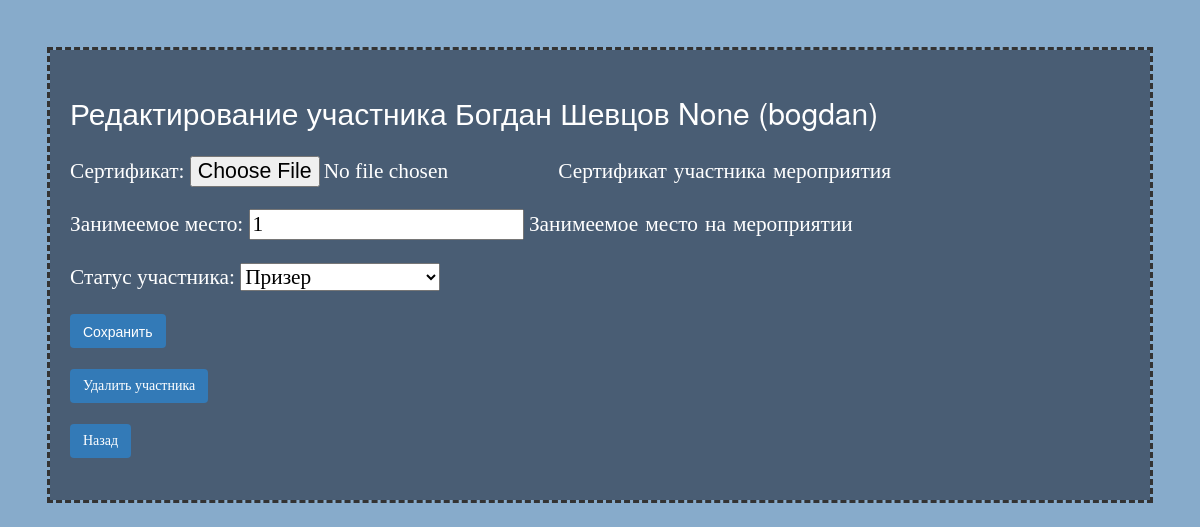
The app's page /updateuserevent/20/ (signed in) with its own data.
### event/models.py (models this page shows, shortened)
class Users(models.Model):
    MAN = 'M'
    WOMAN = 'W'
    AMERICAN = 'N'
    SEX = [
        (MAN, 'Мужской'),
        (WOMAN, 'Женский'),
        (AMERICAN, 'Средний'),
    ]
    user = models.OneToOneField(User, on_delete=models.CASCADE, verbose_name='Пользователь', help_text='Логин пользователя')
    second_name = models.CharField(null=True, blank=True, max_length=50, verbose_name='Отчество', help_text='Отчество пользователя')
    age = models.IntegerField(null=True, verbose_name='Возраст', help_text='Полных лет пользователя')
    city = models.CharField(max_length=50, verbose_name='Город', help_text='Город, в котором живет пользователь')
    sex = models.CharField(max_length=1, verbose_name='Пол', choices=SEX, default=MAN, help_text='Пол пользователя')
    class Meta:
        verbose_name_plural = 'Пользователи'
        verbose_name = 'Пользователь'
        ordering = ['-id']

class UsersEvents(models.Model):
    event = models.ForeignKey(Event, on_delete=models.CASCADE, verbose_name='Событие в котором учавствует пользователь')
    users = models.ForeignKey(Users, on_delete=models.CASCADE, verbose_name='Пользователь', help_text='Логин пользователя')
    status = models.ForeignKey(UserStatus, on_delete=models.CASCADE, default=1, null=True, verbose_name='Статус участника')
    date_reg = models.DateField(default=timezone.now, verbose_name='Дата регистрации', help_text='Дата регистрации на меропрятии')
    link_certificate = models.FileField(null=True, blank=True, verbose_name='Сертификат', help_text='Сертификат участника мероприятия', upload_to='files/')
    rating = models.IntegerField(null=True, blank=True, verbose_name='Занимеемое место', help_text='Занимеемое место на мероприятии')
    class Meta:
        verbose_name_plural = 'События и участники'
        verbose_name = 'Событие и участник'
        ordering = ['-status', '-date_reg', '-rating']

### event/views.py (the view)
# urls.py: path('updateuserevent/<int:ue_id>/', update_userevent, name='updateuserevent'),
@login_required
@transaction.atomic
def update_userevent(request, ue_id):
    user_event = UsersEvents.objects.get(pk=ue_id)
    if request.POST:
        form = UsersEventsForm(request.POST, request.FILES, instance=UsersEvents.objects.get(pk=ue_id))
        if form.is_valid():
            form.save(commit=False)
            form.users_id = user_event.users_id
            form.event_id = user_event.event_id
            form.save()
            event = Event.objects.get(pk=user_event.event_id)
            return redirect('by_event', event_id=event.id)
    else:
        form = UsersEventsForm(instance=user_event)
        form.date_reg = user_event.date_reg
    return render(request, 'event/updateuserevent.html', {'form': form, 'users': Users.objects.get(pk=user_event.users_id), 'ue_id': ue_id})

### event/forms.py
class UsersEventsForm(forms.ModelForm):
    class Meta:
        model = UsersEvents
        fields = ('link_certificate', 'rating', 'status')

### event/models.py (called while the page is built)
    def __str__(self):
        return self.name

### event/templates/event/updateuserevent.html (shortened to what this page needs)
{% load static %}
<html>
<head>
    <link rel="stylesheet" type="text/css" href="{% static 'event/style.css' %}">
</head>
<body>
    <div>
        <h2>Редактирование участника {{ users.user.first_name }} {{ users.user.last_name }} {{ users.second_name }} ({{ users.user.username }})</h2>
        <form method="post" enctype='multipart/form-data'>
            {{ form.as_p }}
            <button type="submit">Сохранить</button>
            <p><a href="{% url 'deleteuserevent' ue_id %}">Удалить участника</a></p>
            <p><a href="{% url 'index' %}">Назад</a></p>
        </form>
    </div>
</body>
</html>

### event/static/event/style.css (style rules this page uses)
p { font-size: 16pt; font-family: verdana; color: white; }
body, h1, h2, h3, h4, h5, h6 { font-family: 'Open Sans', sans-serif; }
span { font-family: math; }
div { outline: dashed; margin: 50px; padding: 20px; background-color: #495d74 }
html { font-family: sans-serif; -webkit-text-size-adjust: 100%; -ms-text-size-adjust: 100% }
body { margin: 0; background-color: #87abcb; }
select { margin: 0; font: inherit; color: inherit }
select { text-transform: none; color: black; }
html { font-size: 10px; -webkit-tap-highlight-color: transparent }
body { font-family: "Helvetica Neue",Helvetica,Arial,sans-serif; font-size: 14px; line-height: 1.42857143; color: #333; background-color: #87abcb; }
select { font-family: inherit; font-size: inherit; line-height: inherit }
a { color: white; text-decoration: none }
.h1,.h2,.h3,.h4,.h5,.h6,h1,h2,h3,h4,h5,h6 { font-family: inherit; font-weight: 500; line-height: 1.5; color: white; }
.h1,.h2,.h3,h1,h2,h3 { margin-top: 20px; margin-bottom: 10px }
.h2,h2 { font-size: 30px }
button,input,select,textarea { font-family: inherit; font-size: 100%; margin: 0; }
button,input { line-height: normal; }
button, a { display: inline-block; padding: 6px 12px; margin-bottom: 0; font-size: 14px; font-weight: 400; line-height: 1.42857143; color: #fff; background-color: #337ab7; border-color: #2e6da4; text-align: center; white-space: nowrap; vertical-align: middle; -ms-touch-action: manipulation; touch-action: manipulation; cursor: pointer; -webkit-user-select: none; -moz-user-select: none; -ms-user-select: none; user-select: none; background-image: none; border: 1px solid transparent; border-radius: 4px; }
button,select { text-transform: none; }
button,html input[type="button"],input[type="reset"],input[type="submit"] { -webkit-appearance: button; cursor: pointer; }

### records on screen
Users: user.first_name "Богдан", user.last_name "Шевцов", second_name "None", user.username "bogdan"
UsersEvents: rating "1", status "Призер"
